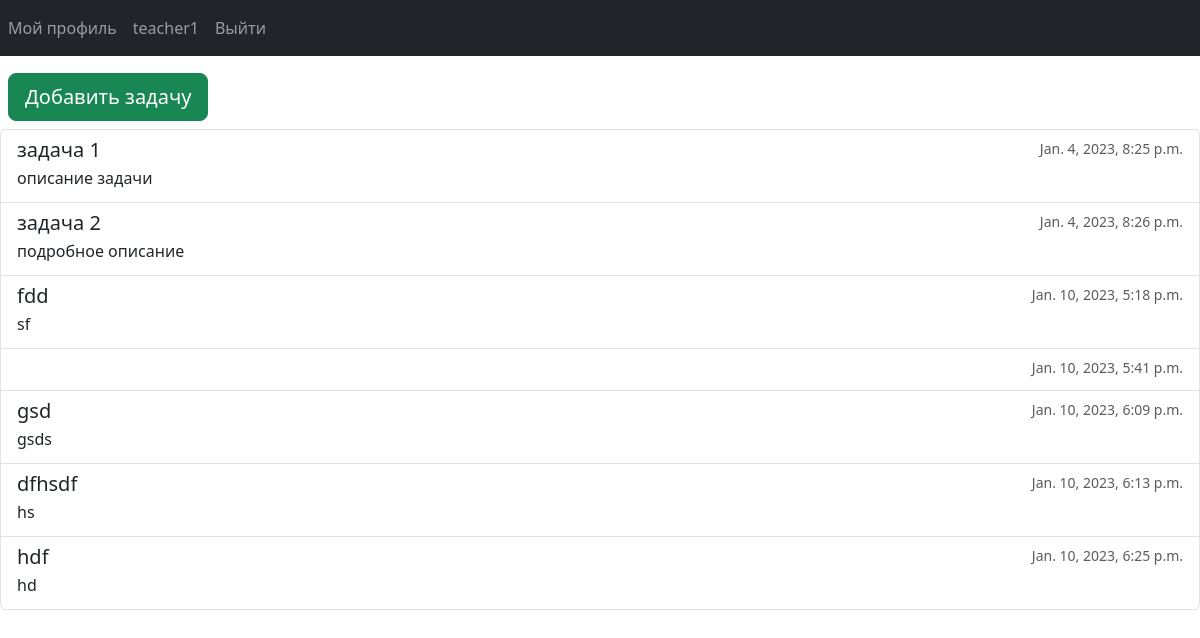
The app's page /subject/1 (signed in), older data.
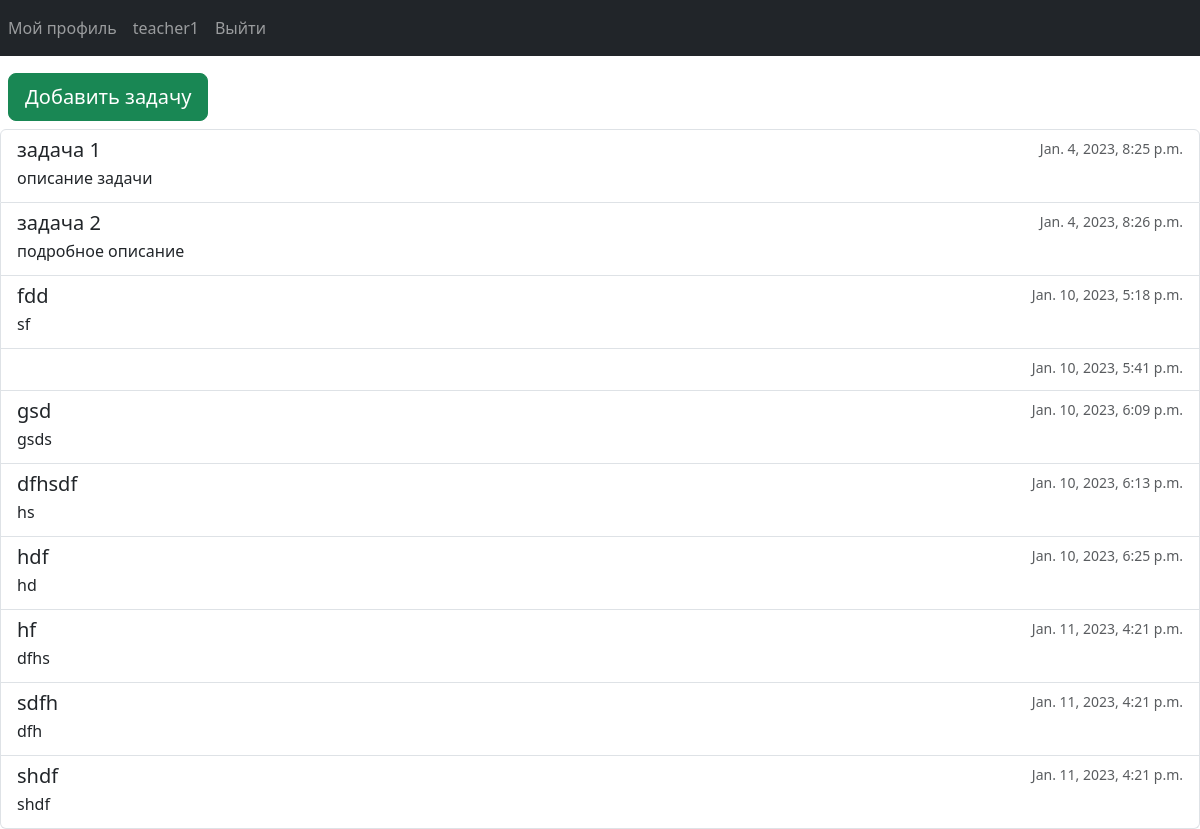
The same page, newer data.
### univ_app/models.py (models this page shows, shortened)
class Task(models.Model):
    title = models.CharField(max_length=200, default = '', blank = True) #this field is present in Test itself
    description = models.TextField(default = '', blank = True) #this field is present in Test itself
    subject = models.ForeignKey("Subject", blank = True, null = True, on_delete = models.SET_NULL)
    created_at = models.DateTimeField(auto_now_add = True, null = True, blank = True)
    created_by = models.ForeignKey("Teacher", blank = True, null = True, on_delete = models.SET_NULL)
    class Meta:
        abstract = True
    def get_type(self):
        return self.__class__.__name__

class CommonTask(Task):
    file = models.FileField(upload_to = "uploads/common_tasks/", blank = True, null = True)

class Test(Task):
    slug = models.SlugField(max_length = 120 , blank = True, null = True)
    link = models.CharField(max_length=1000, default = '')
    image = models.ImageField(upload_to = "uploads/", blank = True , null=True, default = "test.png")

### univ_app/decorators.py (the view)
        def wrapper(request, *args, **kwargs):
            group = None
            if request.user.groups.exists():
                group = request.user.groups.all()[0].name
            if group in allowed_groups:
                return view_func(request, *args, **kwargs)
            else:
                return HttpResponse("У вас нет прав доступа к этой странице")

### univ_app/models.py (called while the page is built)
    @property
    def all_tasks(self):
        common_tasks = self.commontask_set.all()
        info_tasks = self.infotask_set.all()
        test_tasks = self.test_set.all()
        tasks = list(chain(common_tasks, info_tasks, test_tasks))
        tasks.sort(key = lambda task : task.created_at)
        return tasks

### univ_app/templatetags/user_tags.py (called while the page is built)
@register.filter(name='has_group')
def has_group(user, group_name):
    return user.groups.filter(name=group_name).exists()

### univ_app/views.py (called while the page is built)
@allowed_users(allowed_groups = ["teacher", "student"])
def ts_subject(request, subj_id):
    subject = Subject.objects.get(id = subj_id)
    tasks = subject.all_tasks
    ctx = {
    "subject":subject,
    "tasks":tasks,
    }
    return render(request,"mutual_views/ts_subject.html",ctx)

### templates/mutual_views/ts_subject.html (shortened to what this page needs)
{%extends "base.html"%}
{%load user_tags%}
{% block ts_subject %}
{% if request.user|has_group:'teacher' %}
  <a href="{%url 't_choose_task_type' subject.id%}" class = 'btn btn-success btn-lg m-2' >Добавить задачу</a>
{% endif%}
<div class="list-group">
  {%for task in tasks%}
  <a href="{%url 'ts_task' task.get_type task.id %}" class="list-group-item list-group-item-action flex-column align-items-start">
    <div class="d-flex w-100 justify-content-between">
      <h5 class="mb-1">{{task.title}} </h5>
      <small class="text-muted">{{task.created_at}}</small>
    </div>
    <p class="mb-1">{{task.description}}</p>
  </a>
  {%endfor%}
</div>
{% endblock %}

Row changes from the older to the newer data that the page shows:
added CommonTask: title "hf", created_at "Jan. 11, 2023, 4:21 p.m.", description "dfhs"
added CommonTask: title "sdfh", created_at "Jan. 11, 2023, 4:21 p.m.", description "dfh"
added Test: title "shdf", created_at "Jan. 11, 2023, 4:21 p.m.", description "shdf"
